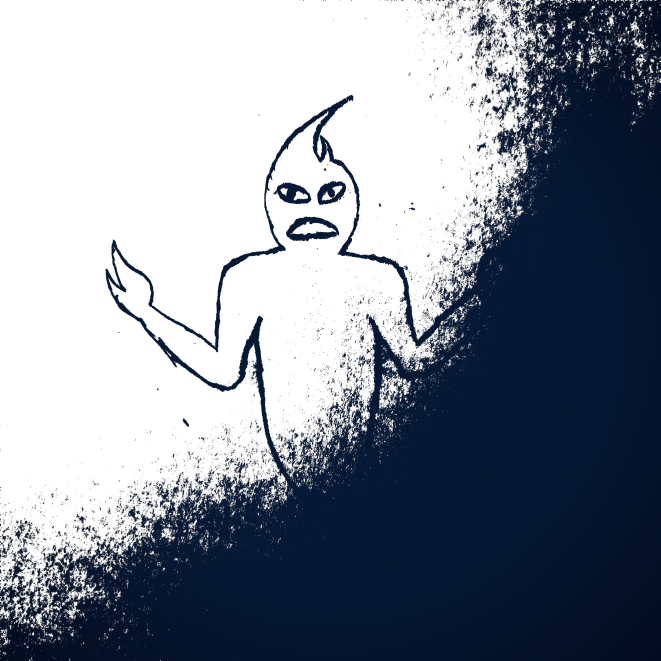
#> input picture assets/img/404.jpg, 1982 x 1982 px (shown at 1/3 size); its folder holds only this picture in this run
$ python optimize.py
#> lines starting #> are read from the running program, lines starting #| are printed output that depends on the picture
from PIL import Image
import os


def resize_image(path_to_image, max_size=1600):
    """
    Resizes and optimizes the images for beter Web performance.
    """
#> called with path_to_image = 'assets/img/404.jpg', max_size = 1600

    file_base_name, ext = os.path.splitext(path_to_image)

    if ext in ['.jpg', '.jpeg', '.png']:

        im = Image.open(path_to_image)
#> im is the input picture: PIL image 1982x1982 RGB; mean R, G, B 134.6, 142.5, 154.7
        width, height = im.size
#> width = 1982; height = 1982

        if height > max_size or width > max_size:

            if width > height:
                desired_width = max_size
                desired_height = height / (width/max_size)

            elif height > width:
                desired_height = max_size
                desired_width = width / (height/max_size)

            else:
                desired_height = max_size
                desired_width = max_size

            desired_height = int(desired_height)
            desired_width = int(desired_width)

            im_resized = im.resize((desired_width, desired_height))
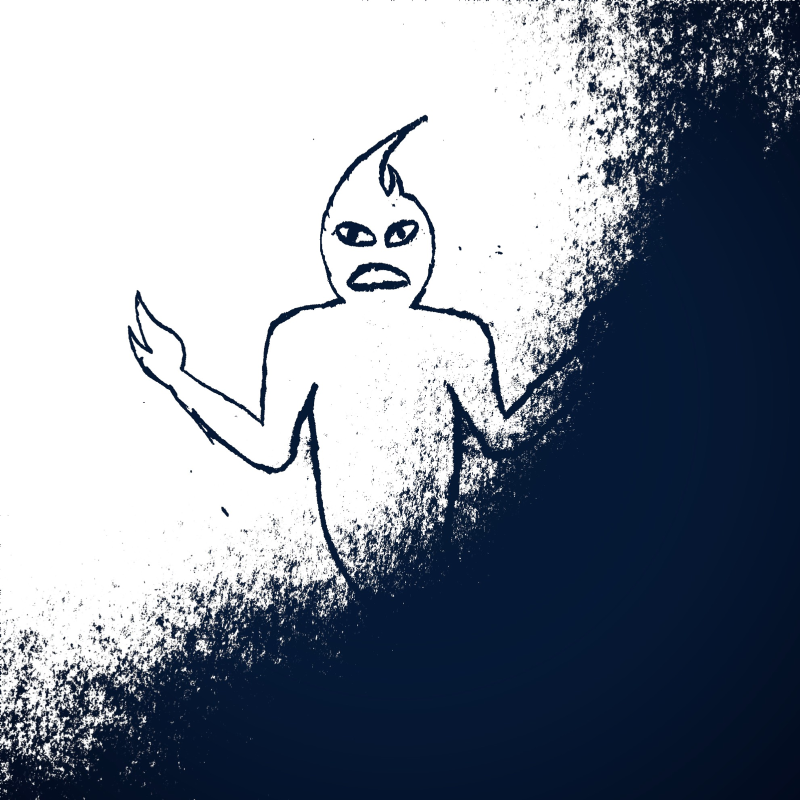
#> im_resized: PIL image 1600x1600 RGB (shown at 1/2 size); mean R, G, B 134.6, 142.4, 154.7
            im_resized.save(path_to_image, quality=80)


def main():
    base = 'assets/img'
    for root, dirs, files in os.walk(base):
        for f in files:
            im_path = os.path.join(root, f)
            resize_image(im_path)


if __name__ == '__main__':
    main()
